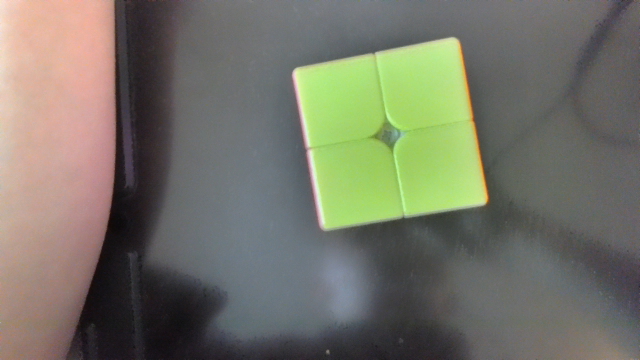
#> input picture src/In_hand_manipulation/img_0.png, 640 x 360 px
$ python pointset_registration.py
#> lines starting #> are read from the running program, lines starting #| are printed output that depends on the picture; after the words box and inside, x2 and y2 are one past the last pixel; in counts of white or black regions, pixels touching at a corner belong together; long printed decimals are rounded
"""
Created By: Matthew Du (matthew.du@mail.utoronto.ca)
Date: 14-06-2022

This module contains code for point cloud alignment intended for the use of in-hand manipulation
"""
import numpy as np
import matplotlib.pyplot as plt
import cv2 as cv
from scipy.spatial import ConvexHull

from typing import Tuple


debug = True


def _get_rotation_matrix(theta: float, x: float, y: float) -> np.ndarray:
    """
    The matrix is;
    [[ cos t    - sin t     x cos t - y sin t]
     [ sin t    cos t       x sin t + y cos t]
     [ 0        0           0               ]]

    :param theta: angle (in **DEGREES**)
    :param x: rotate around point x coordinate
    :param y: rotate around point y coordinate
    :return: Matrix
    """
    sin_theta = np.sin(np.radians(theta))
    cos_theta = np.cos(np.radians(theta))
    return np.array([
        [cos_theta, - sin_theta, x * cos_theta - y * sin_theta],
        [sin_theta, cos_theta, x * sin_theta + y * cos_theta],
        [0, 0, 0]
    ])


def _multiply_point_set(matrix: np.ndarray, pt_set: np.ndarray) -> np.ndarray:
    """ Multiply all points in pt_set by matrix. If the sizes of the points do not match with the matrix, append a 1
    at the end for each addition new space needed

    :param matrix: The matrix to multiply each point by
    :param pt_set: The set of points
    :return: The new set of points post multiplication
    """
    new_pt_set = []
    for pt in pt_set:
        # If the size of the point does not match that of the matrix
        if pt.shape[0] != matrix.shape[0]:
            new_pt = np.array([pt[0], pt[1], 1])
        else:
            new_pt = pt

        new_pt_set.append(np.matmul(matrix, new_pt))

    return np.array(new_pt_set)


def _get_centroid(pcd: np.ndarray) -> Tuple[ConvexHull, float, float]:
    """ Gets the centroid of a point cloud `pcd`

    :param pcd: Point cloud to obtain centroid from
    :return: The Convexhull to generate the centroid; the centroid x and y components
    """
    hull = ConvexHull(pcd)

    cx = np.mean(hull.points[hull.vertices, 0])
    cy = np.mean(hull.points[hull.vertices, 1])

    return hull, float(cx), float(cy)


def _count_inliers(pcd: np.ndarray, target_hull: ConvexHull) -> int:
    """ Count the number of points from post_rotation_points within the range of target_hull

    :param pcd: The point cloud of points in the source
    :param target_hull: The Convex hull of the target
    :return: Number of points from post_rotation_points in target_hull
    """
    acc = 0
    for point in pcd:
        in_range = target_hull.min_bound[0] <= point[0] <= target_hull.max_bound[0] and \
                   target_hull.min_bound[1] <= point[1] <= target_hull.max_bound[1]
        acc += sum([1 if in_range else 0])
    return acc


def find_contours(img: np.ndarray) -> np.ndarray:
    """ Find the contours from a given image `img`

    :param img: The observed image
    :return: The array of all contours in the image
    """
    img_gray = cv.cvtColor(img, cv.COLOR_BGR2GRAY)
    img_gray = cv.GaussianBlur(img_gray, (5, 5), 5)
    img_gray = cv.Canny(img_gray, 100, 200)
    _, thresh = cv.threshold(img_gray, 127, 255, 0)

    contours, _ = cv.findContours(thresh, cv.RETR_TREE, cv.CHAIN_APPROX_SIMPLE)
    return contours


def get_objects(contours: np.ndarray) -> Tuple[np.ndarray, np.ndarray]:
    """ Gets the target and source objects from the `contours` array

    :param contours: The array of points for a contour
    :return: a tuple of the source object and the target object **in that order**
    """
    first = contours[0][:, 0]
    second = None
    first_center = np.array([int(np.average(first[0])), int(np.average(first[1]))])
    for contour in contours:
        center = np.array([int(np.average(contour[:, 0][0])), int(np.average(contour[:, 0][1]))])

        # Ensures all center is at least 10 pixels away from each other (|pt - center| > 10)
        if abs(np.linalg.norm(center - first_center)) > 10:
            second = contour[:, 0]
            break

    # Safety check
    assert second is not None

    return first, second


def get_best_fit(target_center_x: float, target_center_y: float, target_hull: ConvexHull, pcd: np.ndarray) \
        -> Tuple[int, np.ndarray]:
    """ Gets the best fit of after rotation for pcd

    :param target_center_x: The x position of the centroid of the target
    :param target_center_y: The y position of the centroid of the target
    :param target_hull: The convex hull encompassing the target
    :param pcd: The point cloud of points of the source
    :return: The angle of best fit, followed by the points after rotation
    """
    angle_fitness = {}
    rotated_pcds = []
    for theta in range(360):
        rotation_matrix = _get_rotation_matrix(theta, target_center_x, target_center_y)

        post_rotation_points = _multiply_point_set(rotation_matrix, pcd)
        rotated_pcds.append(post_rotation_points)

        num_inliers = _count_inliers(post_rotation_points, target_hull)

        if num_inliers not in angle_fitness:
            angle_fitness[num_inliers] = []
        angle_fitness[num_inliers].append(theta)

    best_fit = angle_fitness[max(angle_fitness.keys())]
    best_fit_pcd = rotated_pcds[best_fit[0]]

    return best_fit[0], best_fit_pcd


def main() -> int:
    """ Runs the program

    :return: Exit code
    """
    img = cv.imread("img_0.png")
#> img is the input picture: shape (360, 640, 3); mean B, G, R 103.2, 116.5, 116.6
    contours = find_contours(img)
#> in find_contours, `img_gray = cv.cvtColor(img, cv.COLOR_BGR2GRAY)`:
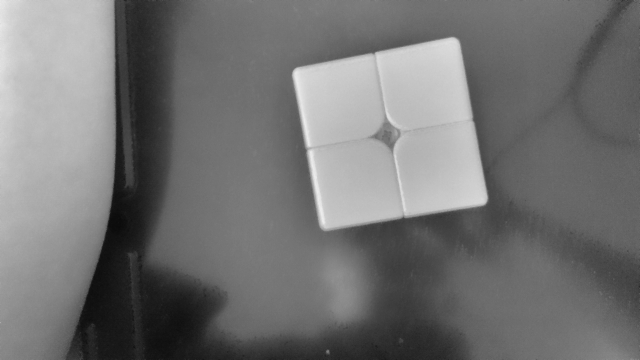
#> img_gray: shape (360, 640); min 10, max 236, mean 115
#> in find_contours, `img_gray = cv.Canny(img_gray, 100, 200)`:
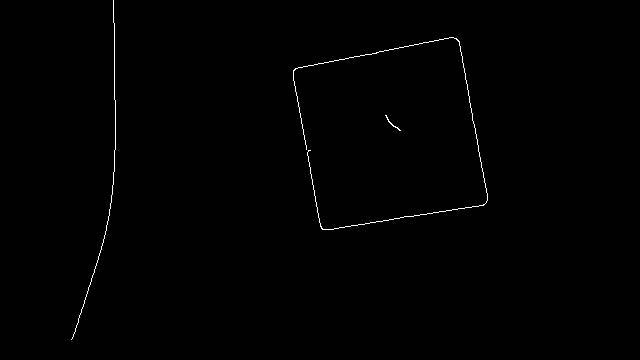
#> img_gray: shape (360, 640); 0.45% white in thin lines or dots, all inside (x1, y1, x2, y2) = (71, 0, 488, 340)
#> in find_contours, `contours, _ = cv.findContours(thresh, cv.RETR_TREE, cv.CHAIN_APPROX_SI..`: contours = 3 contours, all with area under 20
#> contours = 3 contours, all with area under 20

    source, target = get_objects(contours)
#> in get_objects, `first = contours[0][:, 0]`: first = 23 rows, first 8: [385, 115], [386, 116], [386, 117], [387, 118], [387, 119], [388, 120], [388, 121], [393, 126]
#> in get_objects, `first_center = np.array([int(np.average(first[0])), int(np.average(fir..`: first_center = [250, 251]
#> the loop in get_objects, `for contour in contours:` made 2 passes
#> center on passes 1 to 2: [250, 251], [243, 243]
#> source has the same summary as first in get_objects; target = 473 pairs, first value 293 to 487, second value 37 to 229

    hull1, cx1, cy1 = _get_centroid(source)
#> in _get_centroid, `cx = np.mean(hull.points[hull.vertices, 0])`: cx = 391.8
#> in _get_centroid, `cy = np.mean(hull.points[hull.vertices, 1])`: cy = 122.8
#> cx1 = 391.8; cy1 = 122.8
    hull2, cx2, cy2 = _get_centroid(target)
#> cx2 = 392.1; cy2 = 137.5

    transformation_matrix = np.array([
        [1, 0, cx2 - cx1],
        [0, 1, cy2 - cy1],
        [0, 0, 0]
    ])
#> transformation_matrix = [[1, 0, 0.262], [0, 1, 14.69], [0, 0, 0]]

    new_first = _multiply_point_set(transformation_matrix, source)
#> the loop in _multiply_point_set, `for pt in pt_set:` made 23 passes
#> new_pt on passes 1 to 12: [385, 115, 1], [386, 116, 1], [386, 117, 1], [387, 118, 1], [387, 119, 1], [388, 120, 1], [388, 121, 1], [393, 126, 1], [394, 126, 1], [395, 127, 1], [396, 127, 1], [399, 130, 1]
#> after the loop in _multiply_point_set, `for pt in pt_set:`: new_pt_set = 23 items, first 6: [385.3, 129.7, 0], [386.3, 130.7, 0], [386.3, 131.7, 0], [387.3, 132.7, 0], [387.3, 133.7, 0], [388.3, 134.7, 0]
#> new_first = 23 rows, first 8: [385.3, 129.7, 0], [386.3, 130.7, 0], [386.3, 131.7, 0], [387.3, 132.7, 0], [387.3, 133.7, 0], [388.3, 134.7, 0], [388.3, 135.7, 0], [393.3, 140.7, 0]

    if debug:
        plt.plot(target[:, 0], target[:, 1], 'r.')
        plt.plot(source[:, 0], source[:, 1], 'g.')
        plt.plot(new_first[:, 0], new_first[:, 1], 'bo')
        plt.show()
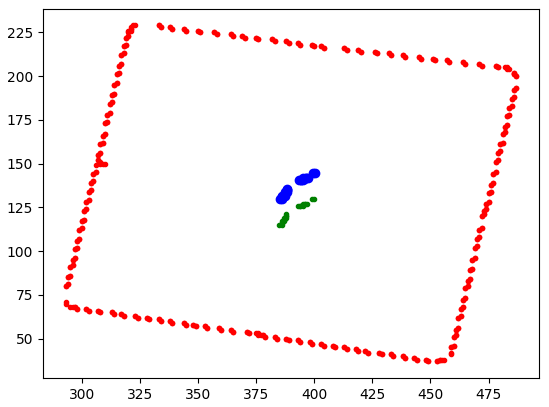
#> figure drawn by matplotlib, 1 panel

    best_fit, new_first = get_best_fit(cx2, cy2, hull2, new_first)
#> the loop in get_best_fit, `for theta in range(360):` made 360 passes
#> (sin_theta in _get_rotation_matrix, cos_theta in _get_rotation_matrix, rotation_matrix, num_inliers) on passes 1 to 3: (0, 1, [[1, 0, 392.1], [0, 1, 137.5], [0, 0, 0]], 23), (0.0175, 1, [[1, -0.0175, 389.6], [0.0175, 1, 144.3], [0, 0, 0]], 23), (0.0349, 0.999, [[0.999, -0.0349, 387.1], [0.0349, 0.999, 151.1], [0, 0, 0]], 23)
#> after the loop in get_best_fit, `for theta in range(360):`: angle_fitness = 6 items; rotated_pcds = 360 items
#> in get_best_fit, `best_fit = angle_fitness[max(angle_fitness.keys())]`: best_fit = 26 values from 0 to 359
#> in get_best_fit, `best_fit_pcd = rotated_pcds[best_fit[0]]`: best_fit_pcd has the same summary as new_first in main
#> best_fit = 0

    print(np.matmul(_get_rotation_matrix(best_fit, cx2, cy2), transformation_matrix))
#| [[ 1.          0.          0.2619]
#|  [ 0.          1.         14.690]
#|  [ 0.          0.          0.        ]]

    plt.plot(target[:, 0], target[:, 1], 'r.')
    plt.plot(new_first[:, 0], new_first[:, 1], 'bo')
    plt.show()

    return 0


if __name__ == "__main__":
    main()
